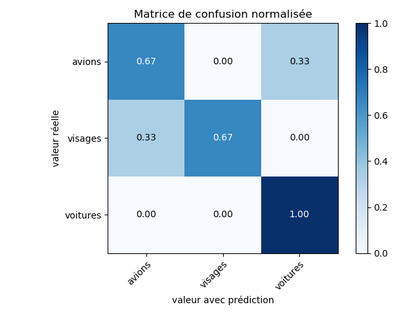
%> input picture confusion_n.png, 420 x 315 px, shrunk from 640 x 480 before the run
$ octave --eval "result = key_points(imread('confusion_n.png'));"   (GNU Octave 9; MATLAB toolbox functions it lacks are replaced by stand-ins)
%> lines starting %> are read from the running program, lines starting %| are printed output that depends on the picture
%this software computes the keypoints in SIFT algorithm and save the rsult
%in extrema variable
% I--> the input image should be a color(rgb) image

function exterma = key_points(I)
I1 = I; % initial image
%> I1 is the input picture: size 315x420x3 uint8; mean R, G, B 209.9, 223.4, 234.4

%I = imread('Image');
I = double(rgb2gray(I));
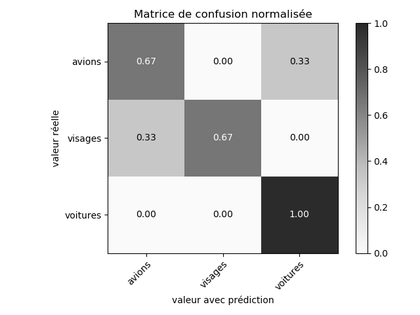
%> I: size 315x420 double; min 0, max 255, mean 220.7
I = I/max(max(I));  % image should be in [0 1]

[M,N,C] = size(I) ;
%> M = 315; N = 420; C = 1

% Lowe's choices
S = 3 ;
omin = -1 ; % first octave -1 means I should be doublsized for first octave
O = floor(log2(min(M,N))) - omin - 4 ; % Up to 16x16 images
%> O = 5
% we can decrease the 1.6 for some images to reach better esults
sigma0 = 1.6*2^(1/S) ; % this sigma is for the image in real size
% and 1.6 is for doublsized image in first octave
sigman = 0.5 ; % antialiasing filter sigma
thresh = 0.006; % it was .03 in Lowe's paper ,we changed it to .006 here
r = 10 ;

%calculate Guassian images in different scales and octave
GS = gaussianss(I,O,S,omin,-1,S+1,sigma0) ;
%*************************************************************
%calculate DOG images
for o=1:GS.O %all the octaves
  [M,N,SS] = size(GS.octave{o}) ;
  DOG.octave{o} = zeros(M,N,SS-1) ;
  for s=1:SS-1
    DOG.octave{o}(:,:,s) = ...
        GS.octave{o}(:,:,s+1) - GS.octave{o}(:,:,s) ;
  end
end
%********************************************************
%******** imshow DOG images  you can comment this*******
% for o=1:GS.O %all the octaves
%   for s=1:SS-1
%     imshow(DOG.octave{o}(:,:,s),[])
%     pause(1)
%
%   end
% end
%*************************************************************

%finding key points
exterma = zeros(2,1);
for o = 1:GS.O
    for s = 2:SS-2
        sig = 1.6*2^(o-1)*(2^(1/S))^s;
        current_DOG = DOG.octave{o}(:,:,s);
        down_DOG = DOG.octave{o}(:,:,s-1);
        up_DOG = DOG.octave{o}(:,:,s+1);
 	    extr = search_exterm(up_DOG,down_DOG,current_DOG) ;%find extremum
        if extr(1,1)
            %accurate localization to subpixel and eliminate some unsuitable
            %points
            extr = localize_eliminate(extr,up_DOG,down_DOG,current_DOG ,thresh,r);
            if extr(1,1)
                extr = 2^(o-1+GS.omin) *extr; %stor key points
                exterma = [exterma extr];

            end
       end

    end

end

figure
subplot(211)
imshow(I1)

subplot(212)
imshow(I,[])
hold on
plot(exterma(2,:),exterma(1,:),'r+','LineWidth',2)
disp(GS.O)
end

%**************************************************************************
function SS = gaussianss(I,O,S,omin,smin,smax,sigma0)
%> called with O = 5, S = 3, omin = -1, smin = -1, smax = 4, sigma0 = 2.02
%smax--> maximum scale(here it is 4)
%smin--> minimum scale(here is -1...image shold  be double sized)
%omin--> first octave(here is -1)
%1.6 as sigma0 is considered for omin=-1
% Scale multiplicative step
k = 2^(1/S) ;
dsigma0 = sigma0 * sqrt(1 - 1/k^2) ; % Scale step factor
sigman  = 0.5 ;                      % Nominal smoothing of the image
% Scale space structure
SS.O          = O ;
%> SS.O = 5
SS.S          = S ;
SS.sigma0     = sigma0 ;
SS.omin       = omin ;
SS.smin       = smin ;
SS.smax       = smax ;
% If mino < 0, multiply the size of the image.
% (The rest of the code is consistent with this.)
if omin < 0
	for o=1:-omin
		I = doubleSize(I) ;
	end
%> this loop made 1 pass
%> pass 1, in gaussianss, `I = doubleSize(I) ;`:
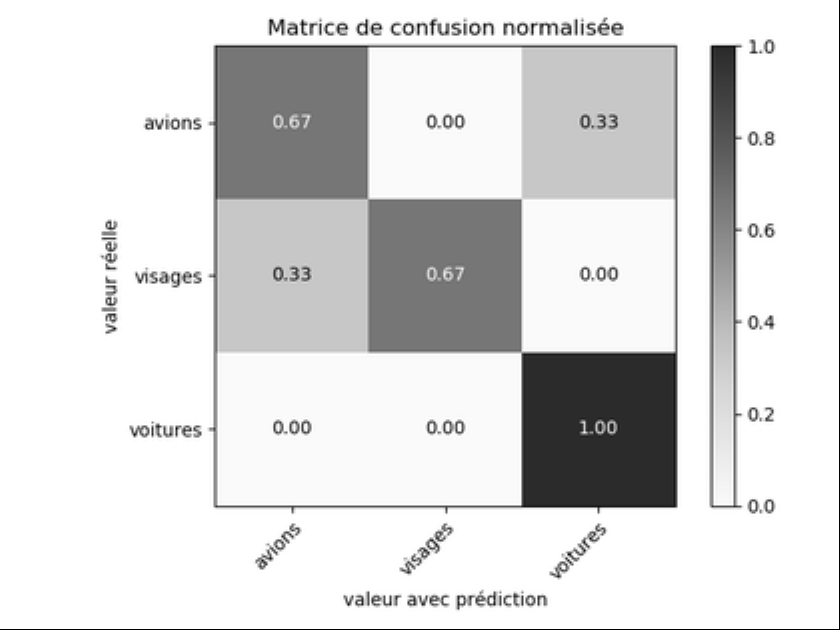
%> I: size 630x840 double; min 0, max 1, mean 0.863
elseif omin > 0
	for o=1:omin
		I = halveSize(I) ;
	end
end
[M,N] = size(I) ;
%> M = 630; N = 840
% Index offset
so = -smin+1 ;
% --------------------------------------------------------------------
%                                                         First octave
% --------------------------------------------------------------------
%
% The first level of the first octave has scale index (o,s) =
% (omin,smin) and scale coordinate
%
%    sigma(omin,smin) = sigma0 2^omin k^smin
%
% The input image I is at nominal scale sigman. Thus in order to get
% the first level of the pyramid we need to apply a smoothing of
%
%   sqrt( (sigma0 2^omin k^smin)^2 - sigman^2 ).
%
% As we have pre-scaled the image omin octaves (up or down,
% depending on the sign of omin), we need to correct this value
% by dividing by 2^omin, getting
%e
%   sqrt( (sigma0 k^smin)^2 - (sigman/2^omin)^2 )
%
if(sigma0 * 2^omin * k^smin < sigman)
	warning('The nominal smoothing exceeds the lowest level of the scale space.') ;
end
SS.octave{1} = zeros(M,N,smax-smin+1) ;% we have 6 scale in each octave
SS.octave{1}(:,:,1)  = gauss_filter(I,sqrt((sigma0*k^smin)^2 ...
    - (sigman/2^omin)^2));
%HOSSEIN   imsmooth(I, ...
	%sqrt((sigma0*k^smin)^2  - (sigman/2^omin)^2)) ;% sigman and sigma0 applyed simutnously
    %Not that sigma0 for first octave(double sized image state) is
    %1.6-->1.6*k*k^smin and smin=-1
for s=smin+1:smax
	% Here we go from (omin,s-1) to (omin,s). The extra smoothing
	% standard deviation is
	%
	%  (sigma0 2^omin 2^(s/S) )^2 - (simga0 2^omin 2^(s/S-1/S) )^2
	%
	% Aftred dividing by 2^omin (to take into account the fact
  % that the image has been pre-scaled omin octaves), the
  % standard deviation of the smoothing kernel is
  %
	%   dsigma = sigma0 k^s sqrt(1-1/k^2)
  %
	dsigma = k^s * dsigma0 ;% smooth Image in prevous scale and just use dsigma
	SS.octave{1}(:,:,s +so) =gauss_filter...
        (squeeze(SS.octave{1}(:,:,s-1 +so)), dsigma);
	%HOSSEIN	imsmooth(squeeze(SS.octave{1}(:,:,s-1 +so)), dsigma )  ;
end
%> this loop made 5 passes
%> pass 1, in gauss_filter (call 2), `im=imfilter(image,G,'same');`:
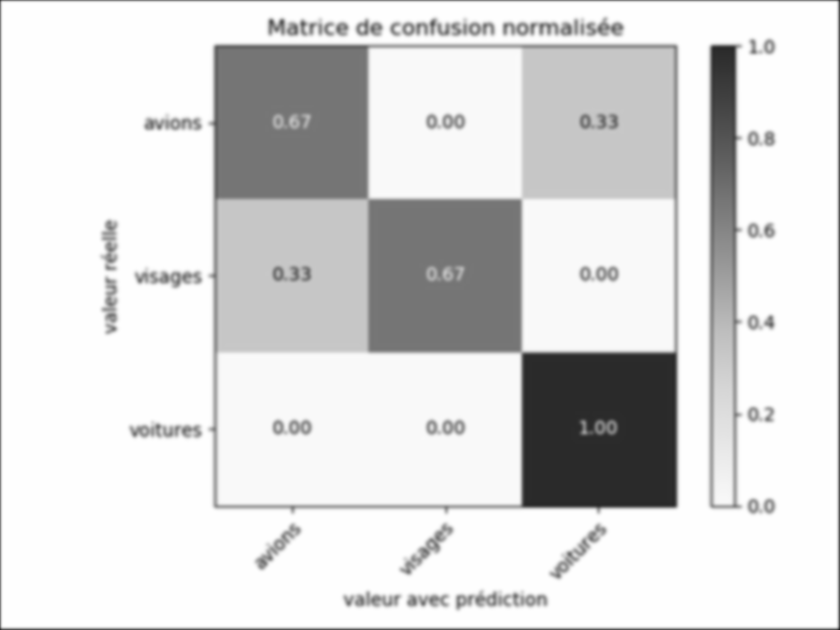
%> im: size 630x840 double; min 0.126, max 1, mean 0.86
%> after the loop, SS = {O 5, S 3, sigma0 2.02, omin -1, smin -1, smax 4}
% --------------------------------------------------------------------
%                                                        Other octaves
% --------------------------------------------------------------------
for o=2:O
	% We need to initialize the first level of octave (o,smin) from
	% the closest possible level of the previous octave. A level (o,s)
  % in this octave corrsponds to the level (o-1,s+S) in the previous
  % octave. In particular, the level (o,smin) correspnds to
  % (o-1,smin+S). However (o-1,smin+S) might not be among the levels
  % (o-1,smin), ..., (o-1,smax) that we have previously computed.
  % The closest pick is
  %
	%                       /  smin+S    if smin+S <= smax % for me it is
	%                       statisfied all the time
	% (o-1,sbest) , sbest = |
	%                       \  smax      if smin+S > smax
	%
	% The amount of extra smoothing we need to apply is then given by
	%
	%  ( sigma0 2^o 2^(smin/S) )^2 - ( sigma0 2^o 2^(sbest/S - 1) )^2
	%
  % As usual, we divide by 2^o to cancel out the effect of the
  % downsampling and we get
  %
	%  ( sigma 0 k^smin )^2 - ( sigma0 2^o k^(sbest - S) )^2
  %
	sbest = min(smin + S, smax) ;
	TMP = halveSize(squeeze(SS.octave{o-1}(:,:,sbest+so))) ;
	target_sigma = sigma0 * k^smin ;
	  prev_sigma = sigma0 * k^(sbest - S) ;

	if (target_sigma > prev_sigma)
          TMP =gauss_filter(TMP, sqrt(target_sigma^2 - prev_sigma^2));
    end


	[M,N] = size(TMP) ;

	SS.octave{o} = zeros(M,N,smax-smin+1) ;
	SS.octave{o}(:,:,1) = TMP ;
	for s=smin+1:smax
		% The other levels are determined as above for the first octave.
		dsigma = k^s * dsigma0 ;
		SS.octave{o}(:,:,s +so) =gauss_filter(squeeze(SS.octave{o}...
            (:,:,s-1 +so)), dsigma);
	end

end
%> this loop made 4 passes
%> pass 1, in halveSize, `J=I(1:2:end,1:2:end) ;`:
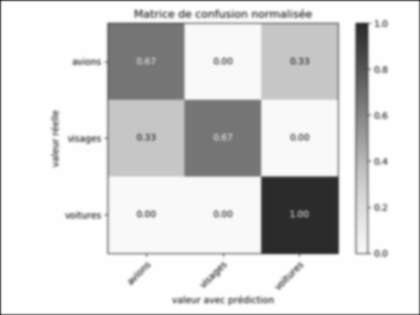
%> J: size 315x420 double; min 0.162, max 1, mean 0.857
%> pass 2, in halveSize (call 2), `J=I(1:2:end,1:2:end) ;`:
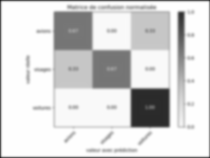
%> J: size 158x210 double; min 0.131, max 1, mean 0.847
%> pass 3, in halveSize (call 3), `J=I(1:2:end,1:2:end) ;`:
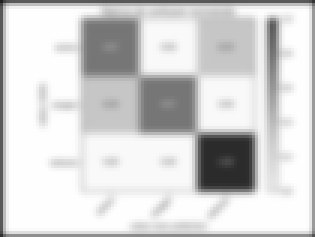
%> J: size 79x105 double (shown 3 times larger); min 0.122, max 1, mean 0.832
end
% -------------------------------------------------------------------------
%                                                       Auxiliary functions
% -------------------------------------------------------------------------
function J = doubleSize(I)
[M,N]=size(I) ;
J = zeros(2*M,2*N) ;
J(1:2:end,1:2:end) = I ;
J(2:2:end-1,2:2:end-1) = ...
	0.25*I(1:end-1,1:end-1) + ...
	0.25*I(2:end,1:end-1) + ...
	0.25*I(1:end-1,2:end) + ...
	0.25*I(2:end,2:end) ;
J(2:2:end-1,1:2:end) = ...
	0.5*I(1:end-1,:) + ...
    0.5*I(2:end,:) ;
J(1:2:end,2:2:end-1) = ...
	0.5*I(:,1:end-1) + ...
    0.5*I(:,2:end) ;
end
function J = halveSize(I)
J=I(1:2:end,1:2:end) ;
end
%*************************************************************************
%**************************************************************************
function im=gauss_filter(image,sigma)
G = fspecial('gaussian',[5 5],sigma);
im=imfilter(image,G,'same');
end
%**************************************************************************
%**************************************************************************
% [49 lines left out: function localize_eliminate, not called in this run]
%**************************************************************************
%**************************************************************************
% [33 lines left out: function search_exterm, not called in this run]
%**************************************************************************
%> the loop in key_points, `for o=1:GS.O` made 5 passes
%> (M, N) on passes 1 to 5: (630, 840), (315, 420), (158, 210), (79, 105), (40, 53)
%> the loop in key_points, `for o = 1:GS.O` made 5 passes
%> after the loop in key_points, `for o = 1:GS.O`: exterma = [0 15 15 15 21 164 209; 0 181.5 205 262 139 378 378]
%| 5
%> `result = key_points(imread('confusion_n.png'));`:
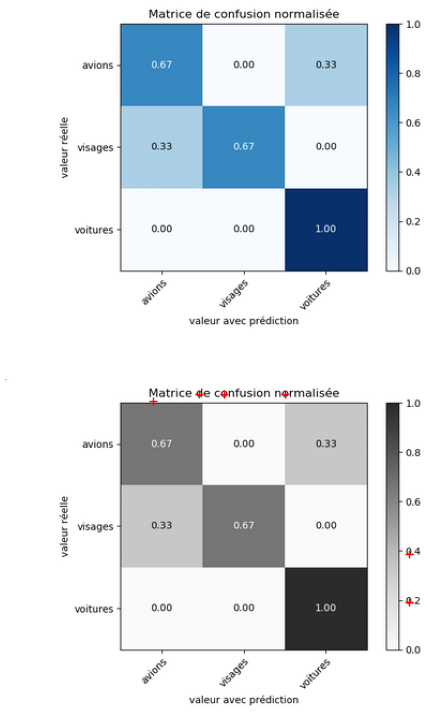
%> figure redrawn from the program's plot data, 2 panels
%> `result = key_points(imread('confusion_n.png'));`: result has the same summary as exterma in key_points
